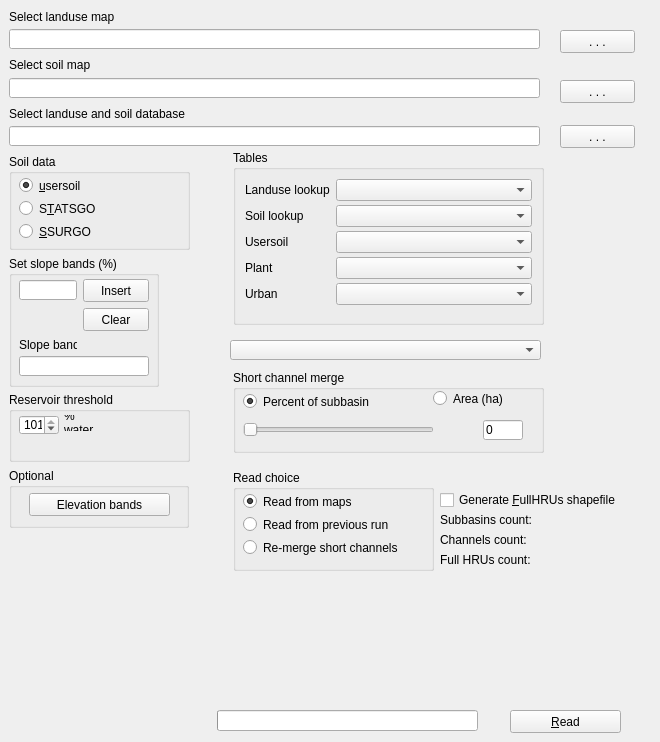
      <widget class="QWidget" name="tab">
       <attribute name="title">
        <string>Landuse and soil</string>
       </attribute>
       <widget class="QLabel" name="selectLanduseLabel">
        <property name="geometry">
         <rect>
          <x>9</x>
          <y>9</y>
          <width>231</width>
          <height>16</height>
         </rect>
        </property>
        <property name="text">
         <string>Select landuse map</string>
        </property>
        <property name="buddy">
         <cstring>selectLanduse</cstring>
        </property>
       </widget>
       <widget class="QPushButton" name="selectLanduseButton">
        <property name="geometry">
         <rect>
          <x>560</x>
          <y>30</y>
          <width>75</width>
          <height>23</height>
         </rect>
        </property>
        <property name="sizePolicy">
         <sizepolicy hsizetype="Fixed" vsizetype="Fixed">
          <horstretch>0</horstretch>
          <verstretch>0</verstretch>
         </sizepolicy>
        </property>
        <property name="toolTip">
         <string>Select landuse raster</string>
        </property>
        <property name="autoFillBackground">
         <bool>false</bool>
        </property>
        <property name="text">
         <string>. . .</string>
        </property>
        <property name="autoDefault">
         <bool>false</bool>
        </property>
        <property name="flat">
         <bool>false</bool>
        </property>
        <property name="browseButton" stdset="0">
         <bool>true</bool>
        </property>
       </widget>
       <widget class="QLabel" name="selectSoilLabel">
        <property name="geometry">
         <rect>
          <x>9</x>
          <y>57</y>
          <width>231</width>
          <height>16</height>
         </rect>
        </property>
        <property name="text">
         <string>Select soil map</string>
        </property>
        <property name="buddy">
         <cstring>selectSoil</cstring>
        </property>
       </widget>
       <widget class="QPushButton" name="selectSoilButton">
        <property name="geometry">
         <rect>
          <x>560</x>
          <y>80</y>
          <width>75</width>
          <height>23</height>
         </rect>
        </property>
        <property name="sizePolicy">
         <sizepolicy hsizetype="Fixed" vsizetype="Fixed">
          <horstretch>0</horstretch>
          <verstretch>0</verstretch>
         </sizepolicy>
        </property>
        <property name="toolTip">
         <string>Select soil raster</string>
        </property>
        <property name="text">
         <string>. . .</string>
        </property>
        <property name="autoDefault">
         <bool>false</bool>
        </property>
       </widget>
       <widget class="QLabel" name="dbLabel">
        <property name="geometry">
         <rect>
          <x>9</x>
          <y>106</y>
          <width>231</width>
          <height>16</height>
         </rect>
        </property>
        <property name="text">
         <string>Select landuse and soil database</string>
        </property>
        <property name="buddy">
         <cstring>plantSoilDatabase</cstring>
        </property>
       </widget>
       <widget class="QPushButton" name="selectPlantSoilDatabaseButton">
        <property name="geometry">
         <rect>
          <x>560</x>
          <y>125</y>
          <width>75</width>
          <height>23</height>
         </rect>
        </property>
        <property name="sizePolicy">
         <sizepolicy hsizetype="Fixed" vsizetype="Fixed">
          <horstretch>0</horstretch>
          <verstretch>0</verstretch>
         </sizepolicy>
        </property>
        <property name="toolTip">
         <string>Select database with tables defining landuse and soil attributes</string>
        </property>
        <property name="text">
         <string>. . .</string>
        </property>
        <property name="autoDefault">
         <bool>false</bool>
        </property>
       </widget>
       <widget class="QGroupBox" name="soilGroup">
        <property name="geometry">
         <rect>
          <x>9</x>
          <y>154</y>
          <width>181</width>
          <height>96</height>
         </rect>
        </property>
        <property name="minimumSize">
         <size>
          <width>0</width>
          <height>0</height>
         </size>
        </property>
        <property name="maximumSize">
         <size>
          <width>16777215</width>
          <height>16777215</height>
         </size>
        </property>
        <property name="title">
         <string>Soil data</string>
        </property>
        <widget class="QRadioButton" name="usersoilButton">
         <property name="geometry">
          <rect>
           <x>10</x>
           <y>23</y>
           <width>131</width>
           <height>17</height>
          </rect>
         </property>
         <property name="text">
          <string>&amp;usersoil</string>
         </property>
         <property name="shortcut">
          <string>Alt+U</string>
         </property>
         <property name="checked">
          <bool>true</bool>
         </property>
        </widget>
        <widget class="QRadioButton" name="STATSGOButton">
         <property name="geometry">
          <rect>
           <x>10</x>
           <y>46</y>
           <width>101</width>
           <height>17</height>
          </rect>
         </property>
         <property name="text">
          <string>S&amp;TATSGO</string>
         </property>
         <property name="shortcut">
          <string>Alt+T</string>
         </property>
        </widget>
        <widget class="QRadioButton" name="SSURGOButton">
         <property name="geometry">
          <rect>
           <x>10</x>
           <y>69</y>
           <width>141</width>
           <height>17</height>
          </rect>
         </property>
         <property name="text">
          <string>&amp;SSURGO</string>
         </property>
         <property name="shortcut">
          <string>Alt+S</string>
         </property>
        </widget>
       </widget>
       <widget class="QGroupBox" name="tableGroup">
        <property name="geometry">
         <rect>
          <x>233</x>
          <y>150</y>
          <width>311</width>
          <height>175</height>
         </rect>
        </property>
        <property name="title">
         <string>Tables</string>
        </property>
        <layout class="QFormLayout" name="tableFormLayout">
         <property name="labelAlignment">
          <set>Qt::AlignLeading</set>
         </property>
         <property name="horizontalSpacing">
          <number>6</number>
         </property>
         <property name="verticalSpacing">
          <number>4</number>
         </property>
         <item row="0" column="0">
          <widget class="QLabel" name="landuseTableLabel">
           <property name="text">
            <string>Landuse lookup</string>
           </property>
           <property name="buddy">
            <cstring>selectLanduseTable</cstring>
           </property>
          </widget>
         </item>
         <item row="0" column="1">
          <widget class="QComboBox" name="selectLanduseTable">
           <property name="sizePolicy">
            <sizepolicy hsizetype="MinimumExpanding" vsizetype="Fixed">
             <horstretch>0</horstretch>
             <verstretch>0</verstretch>
            </sizepolicy>
           </property>
           <property name="toolTip">
            <string>&lt;html&gt;&lt;head/&gt;&lt;body&gt;&lt;p&gt;Select table in project database mapping landuse grid values to  landuse codes defined in either a plant or urban landuse table in the landuse and soil database&lt;/p&gt;&lt;/body&gt;&lt;/html&gt;</string>
           </property>
          </widget>
         </item>
         <item row="1" column="0">
          <widget class="QLabel" name="soilTableLabel">
           <property name="text">
            <string>Soil lookup</string>
           </property>
           <property name="buddy">
            <cstring>selectSoilTable</cstring>
           </property>
          </widget>
         </item>
         <item row="1" column="1">
          <widget class="QComboBox" name="selectSoilTable">
           <property name="sizePolicy">
            <sizepolicy hsizetype="MinimumExpanding" vsizetype="Fixed">
             <horstretch>0</horstretch>
             <verstretch>0</verstretch>
            </sizepolicy>
           </property>
           <property name="toolTip">
            <string>&lt;html&gt;&lt;head/&gt;&lt;body&gt;&lt;p&gt;Select table in project database mapping soil raster values to soil names in a usersoil table in the landuse and soil database&lt;/p&gt;&lt;/body&gt;&lt;/html&gt;</string>
           </property>
          </widget>
         </item>
         <item row="2" column="0">
          <widget class="QLabel" name="selectUsersoilTableLabel">
           <property name="text">
            <string>Usersoil</string>
           </property>
           <property name="buddy">
            <cstring>selectUsersoilTable</cstring>
           </property>
          </widget>
         </item>
         <item row="2" column="1">
          <widget class="QComboBox" name="selectUsersoilTable">
           <property name="sizePolicy">
            <sizepolicy hsizetype="MinimumExpanding" vsizetype="Fixed">
             <horstretch>0</horstretch>
             <verstretch>0</verstretch>
            </sizepolicy>
           </property>
           <property name="toolTip">
            <string>&lt;html&gt;&lt;head/&gt;&lt;body&gt;&lt;p&gt;Select table in landuse and soil database providing soil attributes.&lt;/p&gt;&lt;/body&gt;&lt;/html&gt;</string>
           </property>
          </widget>
         </item>
         <item row="3" column="0">
          <widget class="QLabel" name="selectPlantTableLabel">
           <property name="text">
            <string>Plant</string>
           </property>
           <property name="buddy">
            <cstring>selectPlantTable</cstring>
           </property>
          </widget>
         </item>
         <item row="3" column="1">
          <widget class="QComboBox" name="selectPlantTable">
           <property name="sizePolicy">
            <sizepolicy hsizetype="MinimumExpanding" vsizetype="Fixed">
             <horstretch>0</horstretch>
             <verstretch>0</verstretch>
            </sizepolicy>
           </property>
           <property name="toolTip">
            <string>&lt;html&gt;&lt;head/&gt;&lt;body&gt;&lt;p&gt;Select table in landuse and soil database providing plantl attributes.&lt;/p&gt;&lt;/body&gt;&lt;/html&gt;</string>
           </property>
          </widget>
         </item>
         <item row="4" column="0">
          <widget class="QLabel" name="selectUrbanTableLabel">
           <property name="text">
            <string>Urban</string>
           </property>
           <property name="buddy">
            <cstring>selectUrbanTable</cstring>
           </property>
          </widget>
         </item>
         <item row="4" column="1">
          <widget class="QComboBox" name="selectUrbanTable">
           <property name="sizePolicy">
            <sizepolicy hsizetype="MinimumExpanding" vsizetype="Fixed">
             <horstretch>0</horstretch>
             <verstretch>0</verstretch>
            </sizepolicy>
           </property>
           <property name="toolTip">
            <string>&lt;html&gt;&lt;head/&gt;&lt;body&gt;&lt;p&gt;Select table in landuse and soil database providing urban landuse attributes.&lt;/p&gt;&lt;/body&gt;&lt;/html&gt;</string>
           </property>
          </widget>
         </item>
        </layout>
       </widget>
       <widget class="QGroupBox" name="slopeGroup">
        <property name="geometry">
         <rect>
          <x>9</x>
          <y>256</y>
          <width>150</width>
          <height>131</height>
         </rect>
        </property>
        <property name="sizePolicy">
         <sizepolicy hsizetype="Preferred" vsizetype="Preferred">
          <horstretch>0</horstretch>
          <verstretch>0</verstretch>
         </sizepolicy>
        </property>
        <property name="maximumSize">
         <size>
          <width>150</width>
          <height>16777215</height>
         </size>
        </property>
        <property name="title">
         <string>Set slope bands (%)</string>
        </property>
        <widget class="QPushButton" name="clearButton">
         <property name="geometry">
          <rect>
           <x>74</x>
           <y>52</y>
           <width>66</width>
           <height>23</height>
          </rect>
         </property>
         <property name="sizePolicy">
          <sizepolicy hsizetype="MinimumExpanding" vsizetype="Fixed">
           <horstretch>0</horstretch>
           <verstretch>0</verstretch>
          </sizepolicy>
         </property>
         <property name="toolTip">
          <string>Cancel all slope bands</string>
         </property>
         <property name="text">
          <string>Clear</string>
         </property>
         <property name="autoDefault">
          <bool>false</bool>
         </property>
        </widget>
        <widget class="QLineEdit" name="slopeBand">
         <property name="geometry">
          <rect>
           <x>10</x>
           <y>24</y>
           <width>58</width>
           <height>20</height>
          </rect>
         </property>
         <property name="toolTip">
          <string>Enter a slope percent value to be a new boundary between slope bands.</string>
         </property>
        </widget>
        <widget class="QLabel" name="slopeBandsLabel">
         <property name="geometry">
          <rect>
           <x>10</x>
           <y>81</y>
           <width>58</width>
           <height>16</height>
          </rect>
         </property>
         <property name="text">
          <string>Slope bands</string>
         </property>
         <property name="buddy">
          <cstring>slopeBrowser</cstring>
         </property>
        </widget>
        <widget class="QLineEdit" name="slopeBrowser">
         <property name="geometry">
          <rect>
           <x>10</x>
           <y>100</y>
           <width>130</width>
           <height>20</height>
          </rect>
         </property>
         <property name="readOnly">
          <bool>true</bool>
         </property>
        </widget>
        <widget class="QPushButton" name="insertButton">
         <property name="geometry">
          <rect>
           <x>74</x>
           <y>23</y>
           <width>66</width>
           <height>23</height>
          </rect>
         </property>
         <property name="sizePolicy">
          <sizepolicy hsizetype="MinimumExpanding" vsizetype="Fixed">
           <horstretch>0</horstretch>
           <verstretch>0</verstretch>
          </sizepolicy>
         </property>
         <property name="toolTip">
          <string>Insert a new division between slope bands</string>
         </property>
         <property name="text">
          <string>Insert</string>
         </property>
         <property name="autoDefault">
          <bool>false</bool>
         </property>
        </widget>
       </widget>
       <widget class="QComboBox" name="floodplainCombo">
        <property name="geometry">
         <rect>
          <x>230</x>
          <y>340</y>
          <width>311</width>
          <height>20</height>
         </rect>
        </property>
        <property name="sizePolicy">
         <sizepolicy hsizetype="Expanding" vsizetype="Fixed">
          <horstretch>0</horstretch>
          <verstretch>0</verstretch>
         </sizepolicy>
        </property>
        <property name="toolTip">
         <string/>
        </property>
        <property name="maxVisibleItems">
         <number>20</number>
        </property>
       </widget>
       <widget class="QGroupBox" name="shortChannelGroup">
        <property name="geometry">
         <rect>
          <x>233</x>
          <y>370</y>
          <width>311</width>
          <height>83</height>
         </rect>
        </property>
        <property name="sizePolicy">
         <sizepolicy hsizetype="Preferred" vsizetype="Preferred">
          <horstretch>0</horstretch>
          <verstretch>0</verstretch>
         </sizepolicy>
        </property>
        <property name="toolTip">
         <string>&lt;html&gt;&lt;head/&gt;&lt;body&gt;&lt;p&gt;Short channels can occur when stream junctions happen to be close together. There is an option to merge them, and hence their landscape units, by selecting a threshold of either a percentage of the subbasin area or an area in hectares. Channels with a drainage area less than the threshold will, where possible, be merged with a downstream channel. Channels are not merged if they have a user-defined reservoir, or if the downstream channel is in a different subbasin. Setting the threshold to zero prevents any merging.&lt;/p&gt;&lt;/body&gt;&lt;/html&gt;</string>
        </property>
        <property name="title">
         <string>Short channel merge</string>
        </property>
        <widget class="QSlider" name="channelMergeSlider">
         <property name="geometry">
          <rect>
           <x>10</x>
           <y>46</y>
           <width>191</width>
           <height>27</height>
          </rect>
         </property>
         <property name="sizePolicy">
          <sizepolicy hsizetype="Expanding" vsizetype="Fixed">
           <horstretch>0</horstretch>
           <verstretch>0</verstretch>
          </sizepolicy>
         </property>
         <property name="maximum">
          <number>100</number>
         </property>
         <property name="orientation">
          <enum>Qt::Horizontal</enum>
         </property>
         <property name="tickPosition">
          <enum>QSlider::NoTicks</enum>
         </property>
        </widget>
        <widget class="QLineEdit" name="channelMergeVal">
         <property name="geometry">
          <rect>
           <x>250</x>
           <y>50</y>
           <width>40</width>
           <height>20</height>
          </rect>
         </property>
         <property name="maximumSize">
          <size>
           <width>40</width>
           <height>16777215</height>
          </size>
         </property>
         <property name="text">
          <string>0</string>
         </property>
        </widget>
        <widget class="QRadioButton" name="channelAreaButton">
         <property name="geometry">
          <rect>
           <x>200</x>
           <y>20</y>
           <width>91</width>
           <height>17</height>
          </rect>
         </property>
         <property name="text">
          <string>Area (ha)</string>
         </property>
        </widget>
        <widget class="QRadioButton" name="channelPercentButton">
         <property name="geometry">
          <rect>
           <x>10</x>
           <y>23</y>
           <width>151</width>
           <height>17</height>
          </rect>
         </property>
         <property name="text">
          <string>Percent of subbasin</string>
         </property>
         <property name="checked">
          <bool>true</bool>
         </property>
        </widget>
       </widget>
       <widget class="QGroupBox" name="reservoirBox">
        <property name="geometry">
         <rect>
          <x>9</x>
          <y>392</y>
          <width>181</width>
          <height>70</height>
         </rect>
        </property>
        <property name="sizePolicy">
         <sizepolicy hsizetype="Preferred" vsizetype="Preferred">
          <horstretch>0</horstretch>
          <verstretch>0</verstretch>
         </sizepolicy>
        </property>
        <property name="maximumSize">
         <size>
          <width>16777215</width>
          <height>16777215</height>
         </size>
        </property>
        <property name="toolTip">
         <string>&lt;html&gt;&lt;head/&gt;&lt;body&gt;&lt;p&gt;Percent of area that mus tbe water to form a reservoir for this channel. The area is the area draining to the channel if no landscape, else the floodplain of the channel.  The default setting of 101 means tht no reservoirs will be formed other than those selected during delineation.&lt;/p&gt;&lt;/body&gt;&lt;/html&gt;</string>
        </property>
        <property name="title">
         <string>Reservoir threshold</string>
        </property>
        <widget class="QSpinBox" name="reservoirThreshold">
         <property name="geometry">
          <rect>
           <x>10</x>
           <y>23</y>
           <width>40</width>
           <height>20</height>
          </rect>
         </property>
         <property name="sizePolicy">
          <sizepolicy hsizetype="Preferred" vsizetype="Fixed">
           <horstretch>0</horstretch>
           <verstretch>0</verstretch>
          </sizepolicy>
         </property>
         <property name="maximumSize">
          <size>
           <width>100</width>
           <height>16777215</height>
          </size>
         </property>
         <property name="toolTip">
          <string/>
         </property>
         <property name="maximum">
          <number>101</number>
         </property>
         <property name="value">
          <number>101</number>
         </property>
        </widget>
        <widget class="QLabel" name="reservoirPercent">
         <property name="geometry">
          <rect>
           <x>55</x>
           <y>23</y>
           <width>42</width>
           <height>16</height>
          </rect>
         </property>
         <property name="sizePolicy">
          <sizepolicy hsizetype="Preferred" vsizetype="Fixed">
           <horstretch>0</horstretch>
           <verstretch>0</verstretch>
          </sizepolicy>
         </property>
         <property name="text">
          <string>% water</string>
         </property>
         <property name="wordWrap">
          <bool>true</bool>
         </property>
        </widget>
       </widget>
       <widget class="QGroupBox" name="readChoiceGroup">
        <property name="geometry">
         <rect>
          <x>233</x>
          <y>470</y>
          <width>201</width>
          <height>101</height>
         </rect>
        </property>
        <property name="sizePolicy">
         <sizepolicy hsizetype="Preferred" vsizetype="Preferred">
          <horstretch>0</horstretch>
          <verstretch>0</verstretch>
         </sizepolicy>
        </property>
        <property name="title">
         <string>Read choice</string>
        </property>
        <widget class="QRadioButton" name="readFromPrevious">
         <property name="geometry">
          <rect>
           <x>10</x>
           <y>46</y>
           <width>171</width>
           <height>17</height>
          </rect>
         </property>
         <property name="sizePolicy">
          <sizepolicy hsizetype="Expanding" vsizetype="Fixed">
           <horstretch>0</horstretch>
           <verstretch>0</verstretch>
          </sizepolicy>
         </property>
         <property name="text">
          <string>Read from previous run</string>
         </property>
        </widget>
        <widget class="QRadioButton" name="remerge">
         <property name="geometry">
          <rect>
           <x>10</x>
           <y>69</y>
           <width>191</width>
           <height>17</height>
          </rect>
         </property>
         <property name="sizePolicy">
          <sizepolicy hsizetype="Expanding" vsizetype="Fixed">
           <horstretch>0</horstretch>
           <verstretch>0</verstretch>
          </sizepolicy>
         </property>
         <property name="text">
          <string>Re-merge short channels</string>
         </property>
        </widget>
        <widget class="QRadioButton" name="readFromMaps">
         <property name="geometry">
          <rect>
           <x>10</x>
           <y>23</y>
           <width>171</width>
           <height>17</height>
          </rect>
         </property>
         <property name="sizePolicy">
          <sizepolicy hsizetype="Expanding" vsizetype="Fixed">
           <horstretch>0</horstretch>
           <verstretch>0</verstretch>
          </sizepolicy>
         </property>
         <property name="text">
          <string>Read from maps</string>
         </property>
         <property name="checked">
          <bool>true</bool>
         </property>
        </widget>
       </widget>
       <widget class="QCheckBox" name="generateFullHRUs">
        <property name="geometry">
         <rect>
          <x>440</x>
          <y>485</y>
          <width>211</width>
          <height>30</height>
         </rect>
        </property>
        <property name="sizePolicy">
         <sizepolicy hsizetype="Preferred" vsizetype="Fixed">
          <horstretch>0</horstretch>
          <verstretch>0</verstretch>
         </sizepolicy>
        </property>
        <property name="toolTip">
         <string>&lt;!DOCTYPE HTML PUBLIC &quot;-//W3C//DTD HTML 4.0//EN&quot; &quot;http://www.w3.org/TR/REC-html40/strict.dtd&quot;&gt;
&lt;html&gt;&lt;head&gt;&lt;meta name=&quot;qrichtext&quot; content=&quot;1&quot; /&gt;&lt;style type=&quot;text/css&quot;&gt;
p, li { white-space: pre-wrap; }
&lt;/style&gt;&lt;/head&gt;&lt;body style=&quot; font-family:'MS Shell Dlg 2'; font-size:8.25pt; font-weight:400; font-style:normal;&quot;&gt;
&lt;p style=&quot; margin-top:0px; margin-bottom:0px; margin-left:0px; margin-right:0px; -qt-block-indent:0; text-indent:0px;&quot;&gt;&lt;span style=&quot; font-size:8pt;&quot;&gt;Check to create and load a shapefile showing all the potential HRUs.&lt;/span&gt;&lt;/p&gt;
&lt;p style=&quot;-qt-paragraph-type:empty; margin-top:0px; margin-bottom:0px; margin-left:0px; margin-right:0px; -qt-block-indent:0; text-indent:0px; font-size:8pt;&quot;&gt;&lt;/p&gt;
&lt;p style=&quot; margin-top:0px; margin-bottom:0px; margin-left:0px; margin-right:0px; -qt-block-indent:0; text-indent:0px;&quot;&gt;&lt;span style=&quot; font-size:8pt;&quot;&gt;You will need this file if you intend to visualise HRU results.&lt;/span&gt;&lt;/p&gt;
&lt;p style=&quot;-qt-paragraph-type:empty; margin-top:0px; margin-bottom:0px; margin-left:0px; margin-right:0px; -qt-block-indent:0; text-indent:0px; font-size:8pt;&quot;&gt;&lt;/p&gt;&lt;/body&gt;&lt;/html&gt;</string>
        </property>
        <property name="text">
         <string>Generate &amp;FullHRUs shapefile</string>
        </property>
        <property name="shortcut">
         <string>Alt+F</string>
        </property>
       </widget>
       <widget class="QGroupBox" name="optionGroup">
        <property name="geometry">
         <rect>
          <x>9</x>
          <y>468</y>
          <width>180</width>
          <height>60</height>
         </rect>
        </property>
        <property name="sizePolicy">
         <sizepolicy hsizetype="Preferred" vsizetype="Preferred">
          <horstretch>0</horstretch>
          <verstretch>0</verstretch>
         </sizepolicy>
        </property>
        <property name="maximumSize">
         <size>
          <width>180</width>
          <height>16777215</height>
         </size>
        </property>
        <property name="title">
         <string>Optional</string>
        </property>
        <widget class="QPushButton" name="elevBandsButton">
         <property name="geometry">
          <rect>
           <x>20</x>
           <y>25</y>
           <width>141</width>
           <height>23</height>
          </rect>
         </property>
         <property name="sizePolicy">
          <sizepolicy hsizetype="Preferred" vsizetype="Fixed">
           <horstretch>0</horstretch>
           <verstretch>0</verstretch>
          </sizepolicy>
         </property>
         <property name="toolTip">
          <string>Click to set elevation bands</string>
         </property>
         <property name="text">
          <string>Elevation bands</string>
         </property>
         <property name="autoDefault">
          <bool>false</bool>
         </property>
        </widget>
       </widget>
       <widget class="QLabel" name="subbasinsLabel">
        <property name="geometry">
         <rect>
          <x>440</x>
          <y>510</y>
          <width>181</width>
          <height>20</height>
         </rect>
        </property>
        <property name="sizePolicy">
         <sizepolicy hsizetype="Preferred" vsizetype="Preferred">
          <horstretch>0</horstretch>
          <verstretch>0</verstretch>
         </sizepolicy>
        </property>
        <property name="text">
         <string>Subbasins count:  </string>
        </property>
       </widget>
       <widget class="QLabel" name="channelsLabel">
        <property name="geometry">
         <rect>
          <x>440</x>
          <y>530</y>
          <width>181</width>
          <height>20</height>
         </rect>
        </property>
        <property name="sizePolicy">
         <sizepolicy hsizetype="Preferred" vsizetype="Preferred">
          <horstretch>0</horstretch>
          <verstretch>0</verstretch>
         </sizepolicy>
        </property>
        <property name="text">
         <string>Channels count:  </string>
        </property>
       </widget>
       <widget class="QLabel" name="fullHRUsLabel">
        <property name="geometry">
         <rect>
          <x>440</x>
          <y>550</y>
          <width>181</width>
          <height>20</height>
         </rect>
        </property>
        <property name="sizePolicy">
         <sizepolicy hsizetype="Preferred" vsizetype="Preferred">
          <horstretch>0</horstretch>
          <verstretch>0</verstretch>
         </sizepolicy>
        </property>
        <property name="text">
         <string>Full HRUs count:   </string>
        </property>
       </widget>
       <widget class="QLabel" name="progressLabel1">
        <property name="geometry">
         <rect>
          <x>20</x>
          <y>710</y>
          <width>300</width>
          <height>16</height>
         </rect>
        </property>
        <property name="minimumSize">
         <size>
          <width>300</width>
          <height>0</height>
         </size>
        </property>
        <property name="text">
         <string/>
        </property>
       </widget>
       <widget class="QProgressBar" name="progressBar">
        <property name="geometry">
         <rect>
          <x>217</x>
          <y>710</y>
          <width>261</width>
          <height>21</height>
         </rect>
        </property>
        <property name="value">
         <number>0</number>
        </property>
        <property name="textVisible">
         <bool>false</bool>
        </property>
       </widget>
       <widget class="QPushButton" name="readButton">
        <property name="geometry">
         <rect>
          <x>510</x>
          <y>710</y>
          <width>111</width>
          <height>23</height>
         </rect>
        </property>
        <property name="sizePolicy">
         <sizepolicy hsizetype="MinimumExpanding" vsizetype="Fixed">
          <horstretch>0</horstretch>
          <verstretch>0</verstretch>
         </sizepolicy>
        </property>
        <property name="toolTip">
         <string>Read watershed, landuse, and soil data to create potential HRUs.</string>
        </property>
        <property name="text">
         <string>&amp;Read</string>
        </property>
        <property name="shortcut">
         <string>Alt+R</string>
        </property>
        <property name="autoDefault">
         <bool>false</bool>
        </property>
       </widget>
       <widget class="QLineEdit" name="selectLanduse">
        <property name="geometry">
         <rect>
          <x>9</x>
          <y>29</y>
          <width>531</width>
          <height>20</height>
         </rect>
        </property>
        <property name="sizePolicy">
         <sizepolicy hsizetype="Preferred" vsizetype="Fixed">
          <horstretch>0</horstretch>
          <verstretch>0</verstretch>
         </sizepolicy>
        </property>
       </widget>
       <widget class="QLineEdit" name="selectSoil">
        <property name="geometry">
         <rect>
          <x>9</x>
          <y>78</y>
          <width>531</width>
          <height>20</height>
         </rect>
        </property>
        <property name="sizePolicy">
         <sizepolicy hsizetype="Preferred" vsizetype="Fixed">
          <horstretch>0</horstretch>
          <verstretch>0</verstretch>
         </sizepolicy>
        </property>
       </widget>
       <widget class="QLineEdit" name="plantSoilDatabase">
        <property name="geometry">
         <rect>
          <x>9</x>
          <y>126</y>
          <width>531</width>
          <height>20</height>
         </rect>
        </property>
        <property name="sizePolicy">
         <sizepolicy hsizetype="Expanding" vsizetype="Fixed">
          <horstretch>0</horstretch>
          <verstretch>0</verstretch>
         </sizepolicy>
        </property>
       </widget>
      </widget>
